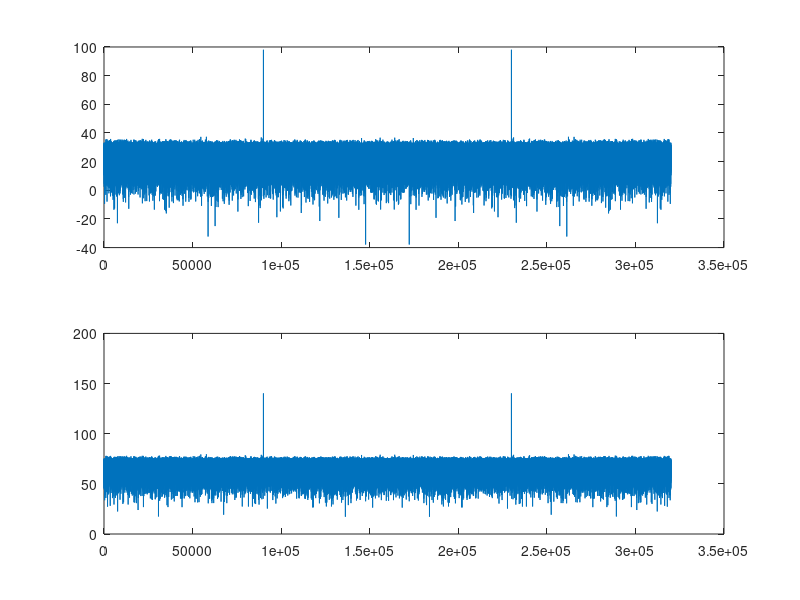
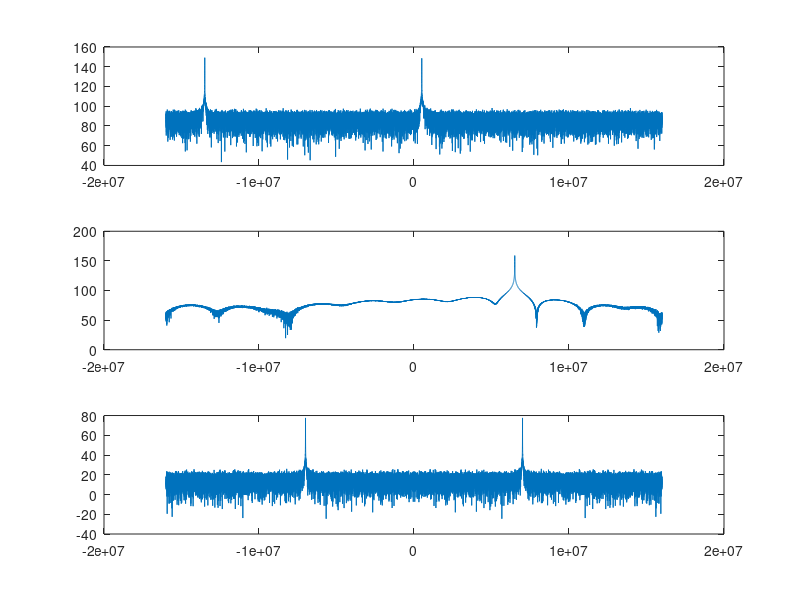

Recreate these plots in MATLAB, in order.


pkg load signal;
pkg load communications;

fs = 32e6;
chip_rate = 1e3;
T = 10e-3;
N = T/(1/fs);

d = randint(1, 10, 4, 0);
y = pskmod(d, 4, 0, "gray");
z = awgn(y, 50, "measured", 0);
ratio = fs/chip_rate;
baseband = repelem(z, ratio);
fc = 7e6;
t = (1/fs)*(0:N-1);
carrier = 0.5*exp(1i*2*pi*fc*t);
upconverted = awgn(carrier, 20, "measured", 0);

downconverted = real(upconverted).*conj(carrier);
samples_quant = int8(round(real(upconverted) * (2^7)));

figure(1);
subplot(2,1,1);
plot(mag2db(abs(fftshift(fft(real(upconverted))))));
subplot(2,1,2);
plot(mag2db(abs(fftshift(fft(samples_quant)))));
%pwelch(upconverted, [], [], 256, fs, 'shift', 'power');
%

ff = fopen("./samples.txt", "w");
fprintf(ff, "%d\n", samples_quant);
fclose(ff);

pause;

ff = csvread("./o_samples.txt");
o_samples = complex(ff(:,1), ff(:,2));
figure(2);
subplot(3,1,1);
fr = linspace(-fs/2, fs/2, length(o_samples));
plot(fr, mag2db(abs(fftshift(fft(o_samples)))));
subplot(3,1,2);
plot(fr, mag2db(abs(fftshift(fft(complex(ff(:,4), ff(:,5)))))));
%pwelch(o_samples, [], [], [], fs, "shift", "power");
subplot(3,1,3);
plot(fr, mag2db(abs(fftshift(fft(ff(:,3)/(2^7))))));

%pwelch(samples_quant/(2^7), [], [], [], fs, "shift", "power");
